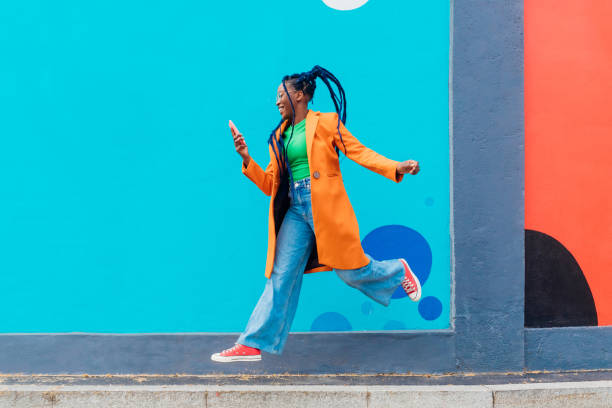
#> input picture DL/ComputerVision/OpenCV/input.jpg, 612 x 408 px
$ jupyter execute edgeDetection.ipynb   (older library calls are emulated)
#> lines starting #> are read from the running program, lines starting #| are printed output that depends on the picture
[cell 1]
import cv2
import matplotlib.pyplot  as plt

## EDGE DETECTION USING SOBEL, LAPLACIAN, CANNY EDGE DETECTOR

[cell 2]
image = cv2.imread("./input.jpg", cv2.IMREAD_GRAYSCALE)
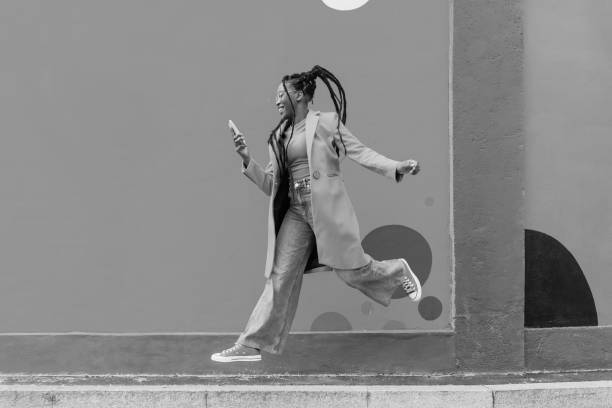
#> image: shape (408, 612); min 0, max 253, mean 137.6

[cell 3]
sobel_x = cv2.Sobel(image, cv2.CV_64F, 1, 0, ksize=3) # 1, 0 for X axis deravative
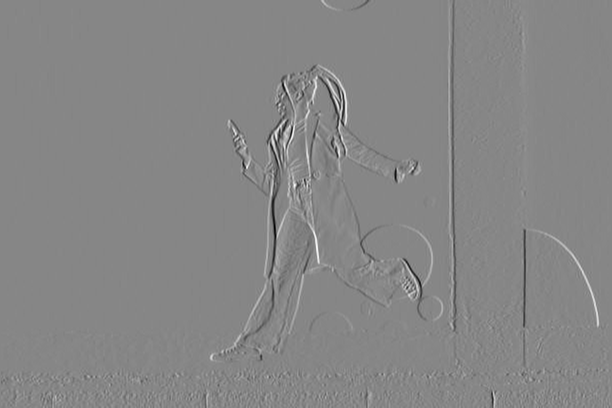
#> sobel_x: shape (408, 612) float64; min -675, max 605, mean 0; drawn with min black and max white
sobel_y = cv2.Sobel(image, cv2.CV_64F, 0, 1, ksize=3) # 0, 1 for Y axis deravative
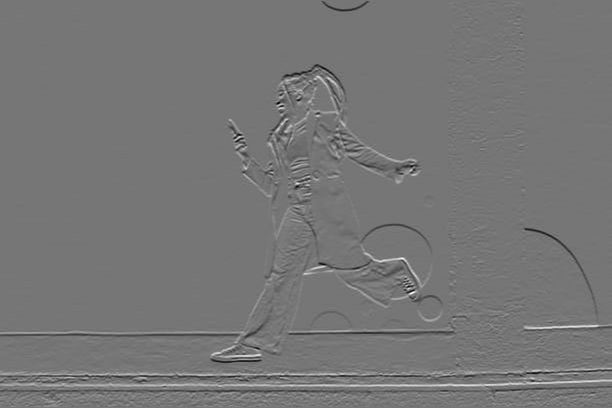
#> sobel_y: shape (408, 612) float64; min -526, max 608, mean 0.8; drawn with min black and max white

[cell 4]
sobel_filtered = cv2.magnitude(sobel_x, sobel_y)
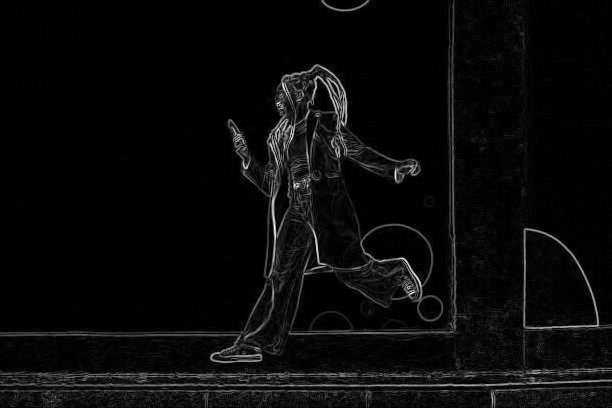
#> sobel_filtered: shape (408, 612) float64; min 0, max 675.8, mean 26.6; drawn with min black and max white

[cell 5]
laplacian = cv2.Laplacian(image, cv2.CV_64F, ksize=3)
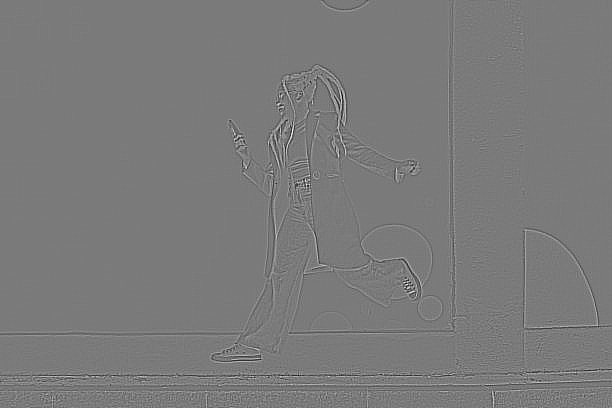
#> laplacian: shape (408, 612) float64; min -786, max 846, mean 0; drawn with min black and max white
laplacian_abs = cv2.convertScaleAbs(laplacian)
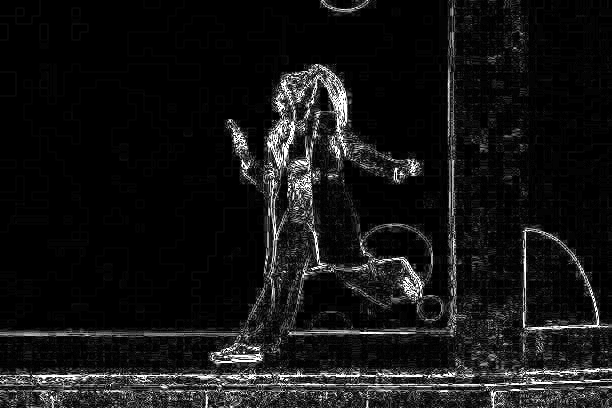
#> laplacian_abs: shape (408, 612); min 0, max 255, mean 20.9

[cell 6]
canny_edges = cv2.Canny(image, 100, 200) # Threshold 1 and Threshold 2
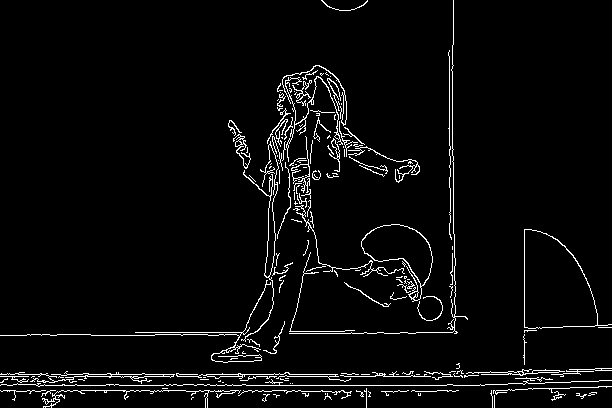
#> canny_edges: shape (408, 612); 3.9% white in thin lines or dots

[cell 7]
titles = ['Original', 'Sobel','Laplcian', 'Canny']
images = [image, sobel_filtered, laplacian_abs,canny_edges]

[cell 8]
plt.figure(figsize=(10,8))
for i in range (len(titles)):
    plt.subplot(3,2,i+1)
    plt.imshow(images[i])
    plt.title(titles[i])
    plt.axis('off')
plt.show()
